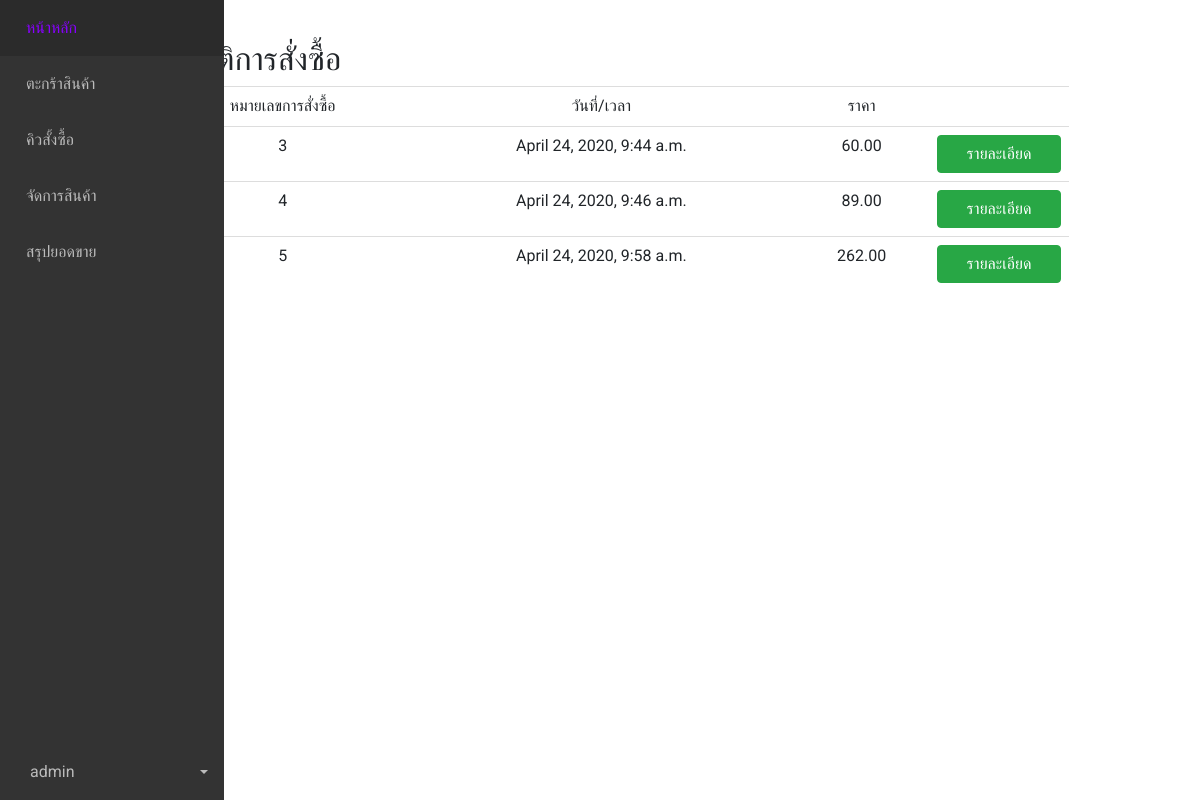
The page /report/payment (signed in) on the database as committed earlier.
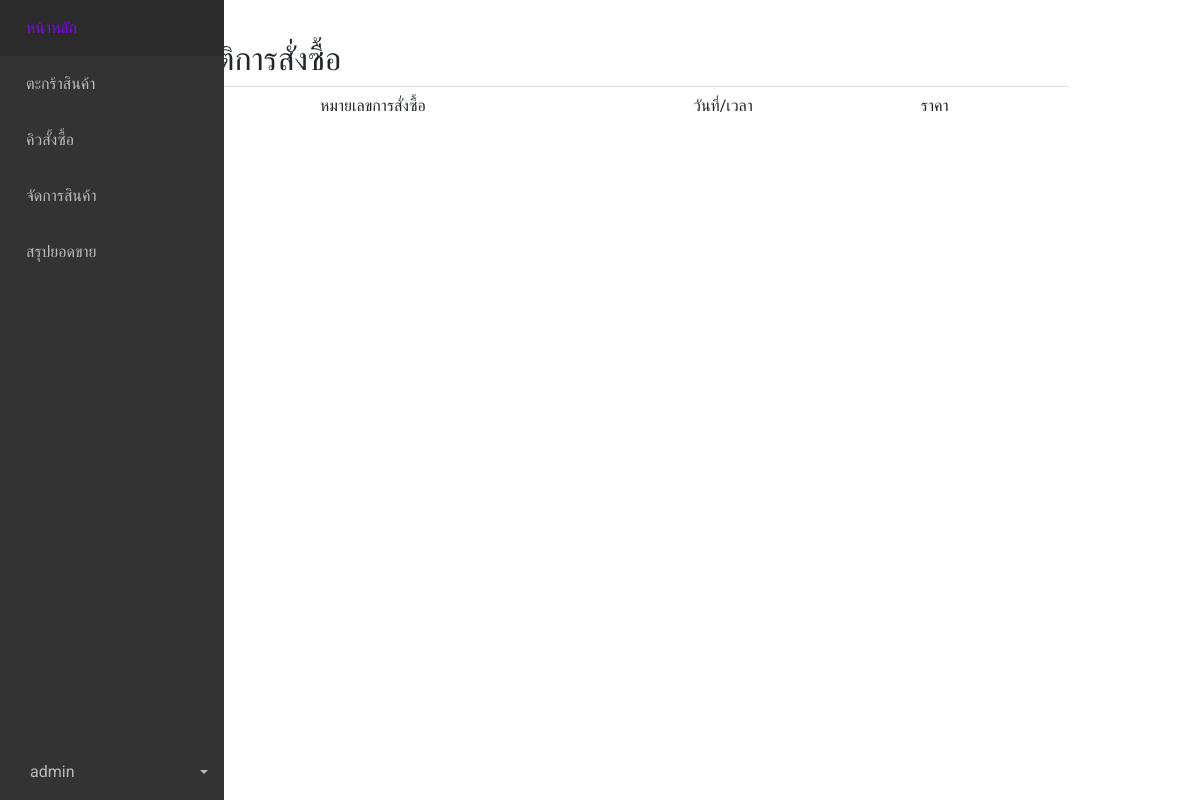
The same page on the database as committed later.
### main/models.py (models this page shows)
class Order(models.Model):
    date = models.DateTimeField()
    customer = models.ForeignKey(User, on_delete=models.PROTECT,null=True)
    total_price = models.FloatField()
    status = models.BooleanField(default=False)

### report/views.py (the view)
# urls.py: path('payment',history_payment,name='history_payments'),
@login_required
def history_payment(request): #ดูประวัติการสั่งซื้อในแต่ละบัญชีผู้ใช้
    history = Order.objects.filter(customer=request.user.id)
    context={
        'history':history
    }
    return render(request,'report/history_each_a_user.html',context=context)

### report/templates/report/history_each_a_user.html (shortened to what this page needs)
{% extends 'base.html' %}
{% block content %}
    <h2>ประวัติการสั่งซื้อ</h2>
    <table class='table text-center'>
        <tr>
            <td>หมายเลขการสั่งซื้อ</td>
            <td>วันที่/เวลา</td>
            <td>ราคา</td>
            <td></td>
        </tr>
    {% for h in history %}
        <tr>
            <td>{{h.id}}</td>
            <td>{{h.date}}</td>
            <td>{{h.total_price|stringformat:'.2f'}}</td>
            <td width='140'>
             <a href="{% url 'detail' order_id=h.id %}">
                <div class="btn btn-success col">รายละเอียด</div>
             </a>
            </td>
        </tr>
    {% endfor %}
{% endblock %}

Rows that differ between the two databases and show on the page:
removed Order: id "3", date "April 24, 2020, 9:44 a.m.", total_price "60.00"
removed Order: id "4", date "April 24, 2020, 9:46 a.m.", total_price "89.00"
removed Order: id "5", date "April 24, 2020, 9:58 a.m.", total_price "262.00"
